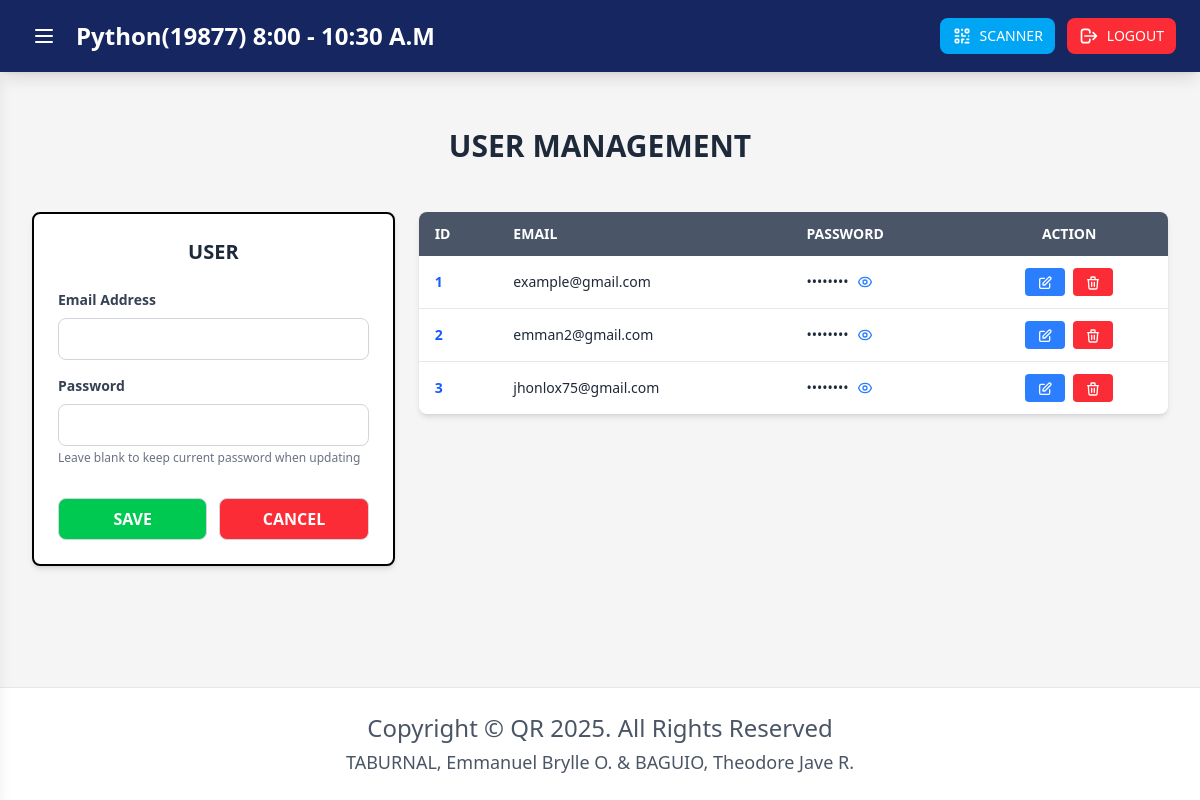
The page /admin (signed in) on the database its author committed.
### tables this page shows
CREATE TABLE user(
id INTEGER PRIMARY KEY AUTOINCREMENT,
email VARCHAR(50) NOT NULL,
pass VARCHAR(50) NOT NULL);

### app.py (the view)
@app.route('/admin')
@login_required
def admin():
    students = db_helper.get_all()
    users = db_helper.get_all_users()
    return render_template('dashboard/admin.html',
                           student_account=students,
                           users=users,
                           students=students)

### app.py (called while the page is built)
def login_required(f):
    @wraps(f)
    def decorated_function(*args, **kwargs):
        if 'user_id' not in session:
            flash('Please login to access this page', 'error')
            return redirect(url_for('login'))
        return f(*args, **kwargs)
    return decorated_function

### db_helper.py (called while the page is built)
def getprocessor():
    conn = connect(database)
    conn.row_factory = Row
    return conn

def get_all_users():
    conn = getprocessor()
    cursor = conn.cursor()
    cursor.execute("SELECT * FROM user")
    rows = cursor.fetchall()
    conn.close()
    return rows

def get_all():
    conn = getprocessor()
    cursor = conn.cursor()
    cursor.execute("SELECT * FROM student_account")
    rows = cursor.fetchall()
    conn.close()
    return rows

### templates/dashboard/admin.html (shortened to what this page needs)
{% extends "dashboard/dashboard.html" %}
{% block admin_Content %}
<div class="p-3 sm:p-4 md:p-6 lg:p-8 w-full">
    <div class="max-w-7xl mx-auto">
        <div class="p-4 sm:p-6 mb-4 sm:mb-6">
            <h2 class="text-xl sm:text-2xl md:text-3xl font-bold text-gray-800 text-center">USER MANAGEMENT</h2>
        </div>
        <div class="grid grid-cols-1 lg:grid-cols-3 gap-4 sm:gap-6">
            <div class="lg:col-span-1">
                <div class="bg-white divide-gray-400 border-2 rounded-lg shadow-md p-4 sm:p-6">
                    <h3 class="text-lg sm:text-xl font-bold text-gray-800 text-center mb-4 sm:mb-6">USER</h3>
                    <form id="userForm" action="/add_user" method="POST" class="space-y-3 sm:space-y-4">
                        <div>
                            <label class="block text-xs sm:text-sm font-semibold text-gray-700 mb-2">Email
                                Address</label>
                            <input type="email" name="email" id="userEmail" required
                                class="w-full px-3 py-2 text-sm sm:text-base border border-gray-300 rounded-lg focus:ring-2 focus:ring-[#162660] focus:border-[#162660] transition">
                        </div>
                        <div>
                            <label class="block text-xs sm:text-sm font-semibold text-gray-700 mb-2">Password</label>
                            <input type="password" name="password" id="userPassword" required
                                class="w-full px-3 py-2 text-sm sm:text-base border border-gray-300 rounded-lg focus:ring-2 focus:ring-[#162660] focus:border-[#162660] transition">
                            <p class="text-xs text-gray-500 mt-1">Leave blank to keep current password when updating</p>
                        </div>
                        <div class="flex gap-2 sm:gap-3 pt-2 sm:pt-4">
                            <button type="submit" id="submitBtn"
                                class="flex-1 bg-green-500 hover:bg-green-600 text-white font-bold py-2 px-3 sm:px-4 rounded-lg border border-gray-300 transition text-sm sm:text-base">
                                SAVE
                            </button>
                            <button type="button" onclick="resetUserForm()"
                                class="flex-1 text-white bg-red-500 hover:bg-red-600 font-bold py-2 px-3 sm:px-4 rounded-lg border border-gray-300 transition text-sm sm:text-base">
                                CANCEL
                            </button>
                        </div>
                    </form>
                </div>
            </div>
            <div class="lg:col-span-2">
                <div class="bg-white rounded-lg shadow-md overflow-hidden">
                    <div class="overflow-x-auto">
                        <table class="w-full min-w-[500px]">
                            <thead class="bg-[#4a5568] text-white">
                                <tr>
                                    <th class="px-3 sm:px-4 py-3 text-left text-xs sm:text-sm font-semibold">ID</th>
                                    <th class="px-3 sm:px-4 py-3 text-left text-xs sm:text-sm font-semibold">EMAIL</th>
                                    <th class="px-3 sm:px-4 py-3 text-left text-xs sm:text-sm font-semibold">PASSWORD
                                    </th>
                                    <th class="px-3 sm:px-4 py-3 text-center text-xs sm:text-sm font-semibold">ACTION
                                    </th>
                                </tr>
                            </thead>
                            <tbody class="divide-y divide-gray-200">
                                {% for user in users %}
                                <tr class="hover:bg-gray-50">
                                    <td class="px-3 sm:px-4 py-3 text-xs sm:text-sm text-blue-600 font-semibold">{{
                                        user.id }}</td>
                                    <td class="px-3 sm:px-4 py-3 text-xs sm:text-sm text-gray-800">{{ user.email }}</td>
                                    <td class="px-3 sm:px-4 py-3 text-xs sm:text-sm text-gray-800">
                                        <div class="flex items-center gap-2">
                                            <span class="password-text" data-password="{{ user.pass }}">••••••••</span>
                                            <button type="button" onclick="togglePassword(this)"
                                                class="text-blue-500 hover:text-blue-700 text-xs"
                                                title="Show/Hide Password">
                                            </button>
                                        </div>
                                    </td>
                                    <td class="px-3 sm:px-4 py-3">
                                        <div class="flex justify-center gap-1 sm:gap-2">
                                            <button
                                                onclick="editUser('{{ user.id }}', '{{ user.email }}', '{{ user.pass }}')"
                                                class="bg-blue-500 hover:bg-blue-600 text-white px-2 sm:px-3 py-1 rounded text-xs sm:text-sm font-medium transition"
                                                title="Edit User">
                                                <svg class="w-4 h-4 inline" fill="none" stroke="currentColor"
                                                    viewBox="0 0 24 24">
                                                    <path stroke-linecap="round" stroke-linejoin="round"
                                                        stroke-width="2"
                                                        d="M11 5H6a2 2 0 00-2 2v11a2 2 0 002 2h11a2 2 0 002-2v-5m-1.414-9.414a2 2 0 112.828 2.828L11.828 15H9v-2.828l8.586-8.586z" />
                                                </svg>
                                            </button>
                                            <button onclick="deleteUser('{{ user.id }}', '{{ user.email }}')"
                                                class="bg-red-500 hover:bg-red-600 text-white px-2 sm:px-3 py-1 rounded text-xs sm:text-sm font-medium transition"
                                                title="Delete User">
                                                <svg class="w-4 h-4 inline" fill="none" stroke="currentColor"
                                                    viewBox="0 0 24 24">
                                                    <path stroke-linecap="round" stroke-linejoin="round"
                                                        stroke-width="2"
                                                        d="M19 7l-.867 12.142A2 2 0 0116.138 21H7.862a2 2 0 01-1.995-1.858L5 7m5 4v6m4-6v6m1-10V4a1 1 0 00-1-1h-4a1 1 0 00-1 1v3M4 7h16" />
                                                </svg>
                                            </button>
                                        </div>
                                    </td>
                                </tr>
                                {% endfor %}
                            </tbody>
                        </table>
                    </div>
                </div>
            </div>
        </div>
    </div>
</div>
{% endblock %}

### rows shown on the page
user: id "1", email "example@gmail.com"
user: id "2", email "emman2@gmail.com"
user: id "3", email "jhonlox75@gmail.com"
